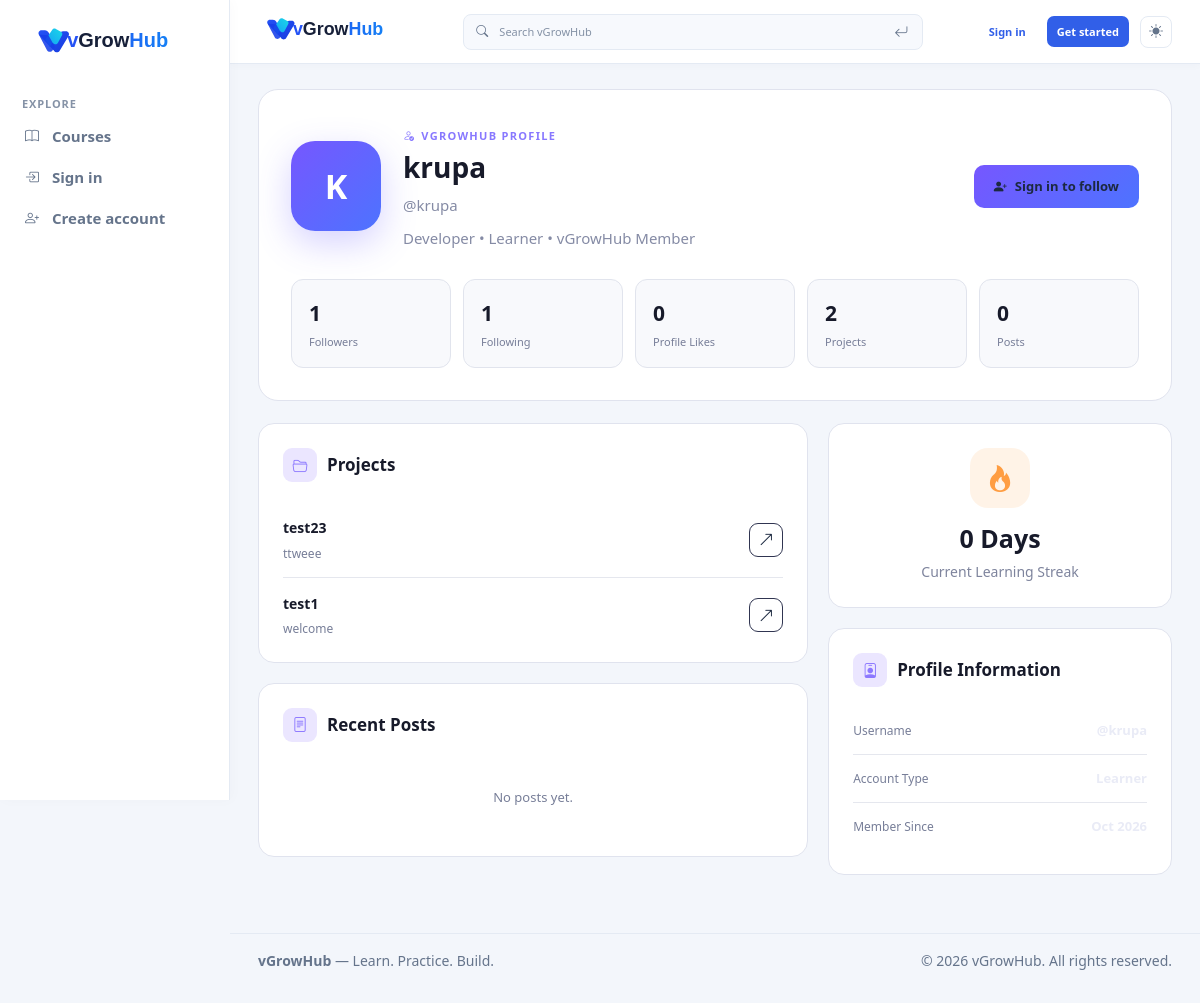
The page /profile/krupa/ on the database its author committed.
### blog/models.py (models this page shows, shortened)
class UserProfile(models.Model):
    GOAL_CHOICES = [
        ('python', 'Learn Python'),
        ('full_stack', 'Become a Full Stack Developer'),
        ('django', 'Learn Django'),
        ('dsa', 'Improve DSA'),
        ('interview', 'Prepare for Interviews'),
        ('projects', 'Build Projects'),
        ('job', 'Get Job Ready'),
        ('other', 'Other'),
        ('skill', 'Learn a New Skill'),
    ]
    user = models.OneToOneField(
        User,
        on_delete=models.CASCADE,
        related_name='profile_data'
    )
    display_name = models.CharField(
        max_length=150,
        blank=True,
        default=''
    )
    profile_picture = models.ImageField(
        upload_to='profile_pictures/',
        blank=True,
        null=True
    )
    is_private = models.BooleanField(
        default=False
    )
    goal = models.CharField(
        max_length=20,
        choices=GOAL_CHOICES,
        blank=True,
        null=True
    )
    onboarding_completed = models.BooleanField(
        default=True
    )
    max_successful_logins = models.PositiveIntegerField(
        null=True,
        blank=True,
        verbose_name='Total successful-login allowance',
        help_text='Leave blank for no lifetime successful-login limit.',
    )
    successful_login_count = models.PositiveIntegerField(
        default=0,
        verbose_name='Successful logins used',
    )
    max_active_sessions = models.PositiveIntegerField(
        null=True,
        blank=True,
        verbose_name='Maximum active sessions',
        help_text='Leave blank to allow any number of concurrent sessions.',
    )
    leadership_badge_awarded = models.BooleanField(
        default=False,
        verbose_name='Leadership badge awarded',
    )
    leadership_badge_title = models.CharField(
        max_length=100,
        blank=True,
        default='',
        verbose_name='Leadership badge title',
    )
    leadership_badge_description = models.CharField(
        max_length=255,
        blank=True,
        default='',
        verbose_name='Leadership badge description',
    )
    leadership_badge_awarded_at = models.DateField(
        null=True,
        blank=True,
        verbose_name='Leadership badge award date',
    )
    is_deactivated = models.BooleanField(
        default=False
    )
    deactivated_at = models.DateTimeField(
        null=True,
        blank=True,
    )
    deletion_requested_at = models.DateTimeField(
        null=True,
        blank=True,
    )
    scheduled_deletion_at = models.DateTimeField(
        null=True,
        blank=True,
    )
    created_at = models.DateTimeField(
        auto_now_add=True
    )
    updated_at = models.DateTimeField(
        auto_now=True
    )

class Project(models.Model):
    STATUS_CHOICES = [
        ("idea", "Idea"),
        ("development", "In Development"),
        ("completed", "Completed"),
        ("live", "Live"),
    ]
    owner = models.ForeignKey(
        User,
        on_delete=models.CASCADE,
        related_name="projects"
    )
    title = models.CharField(
        max_length=200
    )
    short_description = models.CharField(
        max_length=300
    )
    description = models.TextField()
    category = models.CharField(
        max_length=100
    )
    tech_stack = models.CharField(
        max_length=500,
        blank=True
    )
    status = models.CharField(
        max_length=20,
        choices=STATUS_CHOICES,
        default="idea"
    )
    is_public = models.BooleanField(
        default=True,
        help_text="When enabled, all users can discover and view this project.",
    )
    problem = models.TextField(
        blank=True
    )
    features = models.TextField(
        blank=True
    )
    github_url = models.URLField(
        blank=True
    )
    live_demo_url = models.URLField(
        blank=True
    )
    looking_for_collaborators = models.BooleanField(
        default=False
    )
    collaborator_types = models.CharField(
        max_length=500,
        blank=True
    )
    original_description = models.TextField(
        blank=True
    )
    ai_improved_description = models.TextField(
        blank=True
    )
    ai_improved = models.BooleanField(
        default=False
    )
    created_at = models.DateTimeField(
        auto_now_add=True
    )
    updated_at = models.DateTimeField(
        auto_now=True
    )

### blog/views.py (the view, shortened to what this page needs)
@require_GET
def user_profile(request, username):
    profile_user = User.objects.filter(
        username__iexact=username
    ).order_by('pk').first()
    if profile_user is None:
        if username.isdecimal():
            return legacy_user_profile(request, int(username))
        raise Http404
    is_owner = request.user.is_authenticated and request.user == profile_user
    blocked_by_viewer = (
        request.user.is_authenticated
        and not is_owner
        and UserBlock.objects.filter(
            blocker=request.user,
            blocked=profile_user,
        ).exists()
    )
    if (
        request.user.is_authenticated
        and not is_owner
        and UserBlock.objects.filter(
            blocker=profile_user,
            blocked=request.user,
        ).exists()
    ):
        raise Http404
    user_profile, created = UserProfile.objects.get_or_create(
        user=profile_user
    )
    if user_profile.is_deactivated or user_profile.scheduled_deletion_at:
        raise Http404
    follower_count = FollowRequest.objects.filter(
        receiver=profile_user,
        status="ACCEPTED"
    ).count()
    following_count = FollowRequest.objects.filter(
        sender=profile_user,
        status="ACCEPTED"
    ).count()
    is_following = False
    follows_viewer = False
    outgoing_pending = False
    incoming_request = None
    can_view_content = not blocked_by_viewer and (
        is_owner
        or not user_profile.is_private
        or is_following
    )
    posts = Post.objects.filter(
        author=profile_user
    ).order_by("-created_at") if can_view_content else Post.objects.none()
    projects = Project.objects.filter(
        owner=profile_user
    ).order_by("-created_at") if can_view_content else Project.objects.none()
    if can_view_content and not is_owner:
        posts = posts.filter(is_public=True)
        projects = projects.filter(is_public=True)
    context = {
        "profile_user": profile_user,
        "user_profile": user_profile,
        "display_name": (
            user_profile.display_name
            or profile_user.get_full_name()
            or profile_user.username
        ),
        "posts": posts,
        "projects": projects,
        "is_private": user_profile.is_private,
        "can_view_content": can_view_content,
        "is_following": is_following,
        "follows_viewer": follows_viewer,
        "can_message": (
            request.user.is_authenticated
            and _can_message_between(request.user, profile_user)
        ),
        "outgoing_pending": outgoing_pending,
        "incoming_request_id": incoming_request.id if incoming_request else None,
        "incoming_pending": incoming_request is not None,
        "follower_count": follower_count,
        "following_count": following_count,
        "post_count": posts.count(),
        "project_count": projects.count(),
        "profile_like_count": 0,
        "learning_streak": _learning_streak_for_user(profile_user),
        "is_owner": is_owner,
        "blocked_by_viewer": blocked_by_viewer,
    }
    return render(
        request,
        "blog/user_profile.html",
        context
    )

### templates/blog/user_profile.html (shortened to what this page needs)
{% extends "blog/base.html" %}
{% load static %}
{% block content %}
<div class="user-profile-page">
    <section class="user-profile-hero">
        <div class="user-profile-main">
            {% if user_profile.profile_picture %}
            <img class="user-profile-avatar" src="{{ user_profile.profile_picture.url }}"
                alt="{{ display_name }}" style="object-fit:cover;">
            {% else %}
            <div class="user-profile-avatar">{{ display_name|first|upper }}</div>
            {% endif %}
            <div class="user-profile-info">
                <div class="user-profile-label">
                    <i class="bi bi-person-check"></i>
                    {{ SITE_NAME }} Profile
                </div>
                <h1>
                    {{ display_name }}
                </h1>
                <p>@{{ profile_user.username|lower }}</p>
                <p>
                    Developer • Learner • {{ SITE_NAME }} Member
                </p>
            </div>
            {% if not is_owner %}
            <div class="profile-action-group">
                {% if not request.user.is_authenticated %}
                <a class="profile-connect-btn" href="{% url 'blog:login' %}?next={{ request.path|urlencode }}">
                    <i class="bi bi-person-plus-fill"></i>
                    Sign in to follow
                </a>
                {% endif %}
            </div>
            {% endif %}
        </div>
        <div class="profile-stats">
            <a href="{% url 'blog:followers_list' profile_user.username %}" class="profile-stat profile-stat-link">
                <strong>
                    {{ follower_count }}
                </strong>
                <span>
                    Followers
                </span>
            </a>
            <a href="{% url 'blog:following_list' profile_user.username %}" class="profile-stat profile-stat-link">
                <strong>
                    {{ following_count }}
                </strong>
                <span>
                    Following
                </span>
            </a>
            <div class="profile-stat">
                <strong>
                    {{ profile_like_count }}
                </strong>
                <span>
                    Profile Likes
                </span>
            </div>
            <div class="profile-stat">
                <strong>
                    {{ project_count }}
                </strong>
                <span>
                    Projects
                </span>
            </div>
            <div class="profile-stat">
                <strong>
                    {{ post_count }}
                </strong>
                <span>
                    Posts
                </span>
            </div>
        </div>
    </section>
    <div class="profile-content-grid">
        {% if can_view_content %}
        <div>
            <section class="profile-card">
                <div class="profile-card-header">
                    <i class="bi bi-folder2-open"></i>
                    <h2>
                        Projects
                    </h2>
                </div>
                {% for project in projects %}
                <div class="profile-project">
                    <div class="profile-project-info">
                        <strong>
                            {{ project.title }}
                        </strong>
                        <span>
                            {{ project.short_description }}
                        </span>
                    </div>
                    <a href="{% url 'blog:project_detail' project.pk %}" class="profile-project-link"
                        title="View Project">
                        <i class="bi bi-arrow-up-right"></i>
                    </a>
                </div>
                {% empty %}
                <div class="profile-empty">
                    No projects shared yet.
                </div>
                {% endfor %}
            </section>
            <section class="profile-card">
                <div class="profile-card-header">
                    <i class="bi bi-file-text"></i>
                    <h2>
                        Recent Posts
                    </h2>
                </div>
                {% for post in posts %}
                <div class="profile-project">
                    <div class="profile-project-info">
                        <strong>
                            {{ post.title }}
                        </strong>
                        <span>
                            {{ post.created_at|date:"M d, Y" }}
                        </span>
                    </div>
                </div>
                {% empty %}
                <div class="profile-empty">
                    No posts yet.
                </div>
                {% endfor %}
            </section>
        </div>
        {% endif %}
        <div>
            <section class="profile-card streak-card">
                <div class="streak-icon">
                    <i class="bi bi-fire"></i>
                </div>
                <h3>
                    {{ learning_streak }} Day{% if learning_streak != 1 %}s{% endif %}
                </h3>
                <p>
                    Current Learning Streak
                </p>
            </section>
            <section class="profile-card">
                <div class="profile-card-header">
                    <i class="bi bi-person-badge"></i>
                    <h2>
                        Profile Information
                    </h2>
                </div>
                <div class="profile-info-row">
                    <span>
                        Username
                    </span>
                    <strong>
                    </strong>
                </div>
                <div class="profile-info-row">
                    <span>
                        Account Type
                    </span>
                    <strong>
                    </strong>
                </div>
                <div class="profile-info-row">
                    <span>
                        Member Since
                    </span>
                    <strong>
                    </strong>
                </div>
            </section>
        </div>
    </div>
</div>
{% endblock %}

### rows shown on the page
UserProfile: display_name "K", display_name "krupa"
Project: title "test23", short_description "ttweee"
Project: title "test1", short_description "welcome"

### other values the page prints
{{ SITE_NAME }} "VGROWHUB"
{{ profile_user.username|lower }} "krupa"
{{ SITE_NAME }} "vGrowHub"
{{ follower_count }} "1"
{{ following_count }} "1"
{{ profile_like_count }} "0"
{{ project_count }} "2"
{{ post_count }} "0"
{{ learning_streak }} "0"
